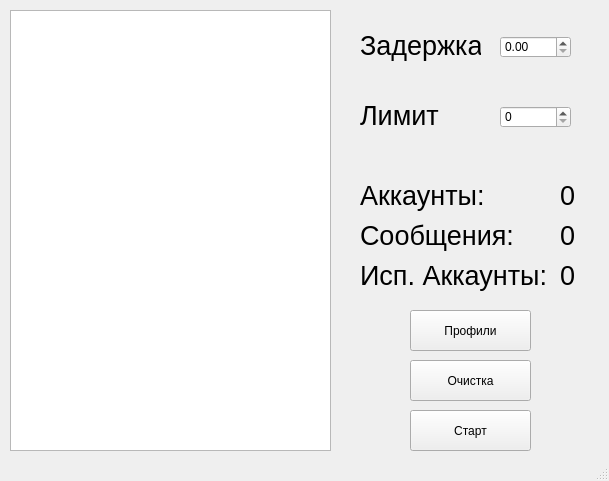
<?xml version="1.0" encoding="UTF-8"?>
<ui version="4.0">
 <class>MainWindow</class>
 <widget class="QMainWindow" name="MainWindow">
  <property name="geometry">
   <rect>
    <x>0</x>
    <y>0</y>
    <width>609</width>
    <height>481</height>
   </rect>
  </property>
  <property name="windowTitle">
   <string>Sender</string>
  </property>
  <widget class="QWidget" name="centralwidget">
   <widget class="QTextEdit" name="list_messages">
    <property name="geometry">
     <rect>
      <x>10</x>
      <y>10</y>
      <width>321</width>
      <height>441</height>
     </rect>
    </property>
    <property name="html">
     <string>&lt;!DOCTYPE HTML PUBLIC &quot;-//W3C//DTD HTML 4.0//EN&quot; &quot;http://www.w3.org/TR/REC-html40/strict.dtd&quot;&gt;
&lt;html&gt;&lt;head&gt;&lt;meta name=&quot;qrichtext&quot; content=&quot;1&quot; /&gt;&lt;style type=&quot;text/css&quot;&gt;
p, li { white-space: pre-wrap; }
&lt;/style&gt;&lt;/head&gt;&lt;body style=&quot; font-family:'MS Shell Dlg 2'; font-size:8.25pt; font-weight:400; font-style:normal;&quot;&gt;
&lt;p style=&quot;-qt-paragraph-type:empty; margin-top:0px; margin-bottom:0px; margin-left:0px; margin-right:0px; -qt-block-indent:0; text-indent:0px;&quot;&gt;&lt;br /&gt;&lt;/p&gt;&lt;/body&gt;&lt;/html&gt;</string>
    </property>
   </widget>
   <widget class="QLabel" name="label_6">
    <property name="geometry">
     <rect>
      <x>360</x>
      <y>30</y>
      <width>121</width>
      <height>31</height>
     </rect>
    </property>
    <property name="font">
     <font>
      <pointsize>20</pointsize>
     </font>
    </property>
    <property name="text">
     <string>Задержка</string>
    </property>
   </widget>
   <widget class="QLabel" name="label_7">
    <property name="geometry">
     <rect>
      <x>360</x>
      <y>100</y>
      <width>121</width>
      <height>31</height>
     </rect>
    </property>
    <property name="font">
     <font>
      <pointsize>20</pointsize>
     </font>
    </property>
    <property name="text">
     <string>Лимит</string>
    </property>
   </widget>
   <widget class="QLabel" name="label_8">
    <property name="geometry">
     <rect>
      <x>360</x>
      <y>220</y>
      <width>171</width>
      <height>31</height>
     </rect>
    </property>
    <property name="font">
     <font>
      <pointsize>20</pointsize>
     </font>
    </property>
    <property name="text">
     <string>Сообщения:</string>
    </property>
   </widget>
   <widget class="QLabel" name="label_9">
    <property name="geometry">
     <rect>
      <x>360</x>
      <y>180</y>
      <width>171</width>
      <height>31</height>
     </rect>
    </property>
    <property name="font">
     <font>
      <pointsize>20</pointsize>
     </font>
    </property>
    <property name="text">
     <string>Аккаунты:</string>
    </property>
   </widget>
   <widget class="QLabel" name="label_10">
    <property name="geometry">
     <rect>
      <x>360</x>
      <y>260</y>
      <width>191</width>
      <height>31</height>
     </rect>
    </property>
    <property name="font">
     <font>
      <pointsize>20</pointsize>
     </font>
    </property>
    <property name="text">
     <string>Исп. Аккаунты:</string>
    </property>
   </widget>
   <widget class="QPushButton" name="profiles_btn">
    <property name="geometry">
     <rect>
      <x>410</x>
      <y>310</y>
      <width>121</width>
      <height>41</height>
     </rect>
    </property>
    <property name="text">
     <string>Профили</string>
    </property>
   </widget>
   <widget class="QPushButton" name="clear_btn">
    <property name="geometry">
     <rect>
      <x>410</x>
      <y>360</y>
      <width>121</width>
      <height>41</height>
     </rect>
    </property>
    <property name="text">
     <string>Очистка</string>
    </property>
   </widget>
   <widget class="QLabel" name="accounts_in_work">
    <property name="geometry">
     <rect>
      <x>560</x>
      <y>180</y>
      <width>111</width>
      <height>31</height>
     </rect>
    </property>
    <property name="font">
     <font>
      <pointsize>20</pointsize>
     </font>
    </property>
    <property name="text">
     <string>0</string>
    </property>
   </widget>
   <widget class="QLabel" name="accounts_used">
    <property name="geometry">
     <rect>
      <x>560</x>
      <y>260</y>
      <width>111</width>
      <height>31</height>
     </rect>
    </property>
    <property name="font">
     <font>
      <pointsize>20</pointsize>
     </font>
    </property>
    <property name="text">
     <string>0</string>
    </property>
   </widget>
   <widget class="QLabel" name="messages_sent">
    <property name="geometry">
     <rect>
      <x>560</x>
      <y>220</y>
      <width>111</width>
      <height>31</height>
     </rect>
    </property>
    <property name="font">
     <font>
      <pointsize>20</pointsize>
     </font>
    </property>
    <property name="text">
     <string>0</string>
    </property>
   </widget>
   <widget class="QSpinBox" name="limit">
    <property name="geometry">
     <rect>
      <x>500</x>
      <y>106</y>
      <width>71</width>
      <height>22</height>
     </rect>
    </property>
   </widget>
   <widget class="QDoubleSpinBox" name="delay">
    <property name="geometry">
     <rect>
      <x>500</x>
      <y>36</y>
      <width>71</width>
      <height>22</height>
     </rect>
    </property>
   </widget>
   <widget class="QPushButton" name="start_btn">
    <property name="geometry">
     <rect>
      <x>410</x>
      <y>410</y>
      <width>121</width>
      <height>41</height>
     </rect>
    </property>
    <property name="text">
     <string>Старт</string>
    </property>
   </widget>
  </widget>
  <widget class="QStatusBar" name="statusbar"/>
 </widget>
 <resources/>
 <connections/>
</ui>
